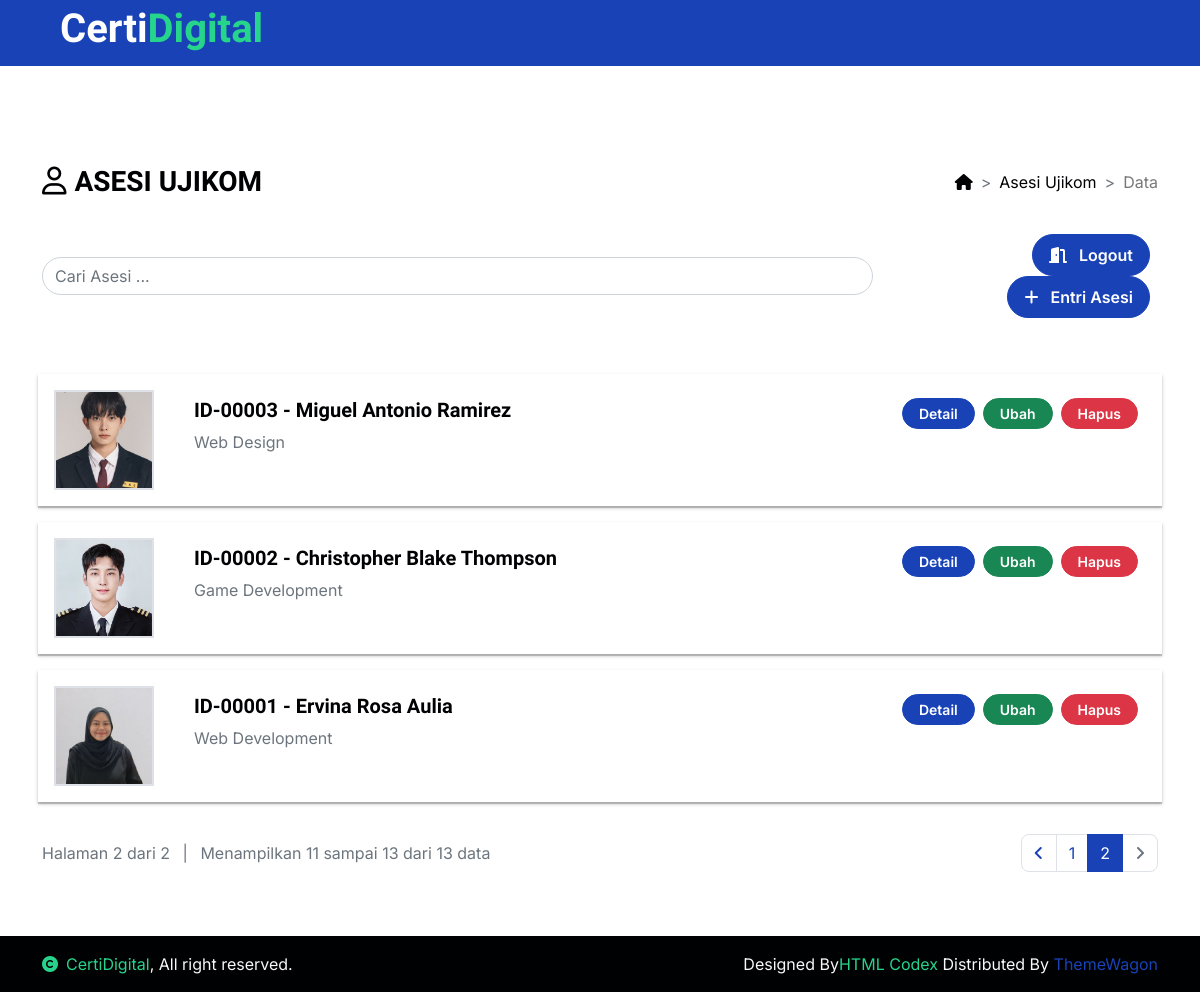
The page /crud/dashboard.php?paginasi=2 on the database its author committed.
### tables this page shows
CREATE TABLE `tbl_siswa` (
  `id_siswa` varchar(10) NOT NULL,
  `tanggal_daftar` date NOT NULL,
  `id_skema` int(11) NOT NULL,
  `nama_lengkap` varchar(100) NOT NULL,
  `jenis_kelamin` enum('Laki-laki','Perempuan') NOT NULL,
  `alamat` varchar(225) NOT NULL,
  `email` varchar(100) NOT NULL,
  `whatsapp` varchar(13) NOT NULL,
  `foto_profil` varchar(100) NOT NULL
);

CREATE TABLE `tbl_skema` (
  `id_skema` int(11) NOT NULL,
  `nama_skema` varchar(50) NOT NULL,
  `deskripsi` text NOT NULL,
  `icon` varchar(100) NOT NULL
);

### crud/view_data.php (the view, shortened to what this page needs)
<div class="d-flex flex-column flex-lg-row mt-5 mb-4">
    <div class="flex-grow-1 d-flex align-items-center">
        <h3><i class="fa-regular fa-user icon-title me-2"></i></h3>
        <h3>ASESI UJIKOM</h3>
    </div>
    <div class="ms-5 ms-lg-0 pt-lg-2">
        <nav style="--bs-breadcrumb-divider: '>';" aria-label="breadcrumb">
            <ol class="breadcrumb">
                <li class="breadcrumb-item">
                    <a href="#" class="text-dark text-decoration-none">
                        <i class="fa-solid fa-house"></i>
                    </a>
                </li>
                <li class="breadcrumb-item">
                    <a href="?halaman=data" class="text-dark text-decoration-none">
                        Asesi Ujikom
                    </a>
                </li>
                <li class="breadcrumb-item" aria-current="page">
                    Data
                </li>
            </ol>
        </nav>
    </div>
</div>
<div class="row flex-lg-row-reverse align-items-center mb-5">
    <div class="col-lg-2 col-xl-3">
        <a href="../index.php" class="btn btn-primary rounded-pill float-lg-end py-2 px-3 me-2 mb-2 mb-lg-0">
            <i class="fa-solid fa-door-open me-2"></i> Logout
        </a>
        <a href="?halaman=entri" class="btn btn-primary rounded-pill float-lg-end py-2 px-3 me-2 mb-2 mb-lg-0">
            <i class="fa-solid fa-plus me-2"></i> Entri Asesi
        </a>
    </div>
    <div class="col-lg-8 col-xl-9">
        <form action="?halaman=pencarian" method="post" class="form-search needs-validation" novalidate>
            <input type="text" name="kata_kunci" class="form-control rounded-pill" placeholder="Cari Asesi ..." autocomplete="off" required>
        </form>
    </div>
</div>
<div class="row mb-5">
    <?php
    $paginasi_halaman = (isset($_GET['paginasi'])) ? (int) $_GET['paginasi'] : 1;
    $batas = 10;
    $batas_awal = ($paginasi_halaman - 1) * $batas;
    $query = $mysqli->query("SELECT a.`id_siswa`, a.`id_skema`, b.`nama_skema`, a.`nama_lengkap`, a.`foto_profil`
                                FROM `tbl_siswa` a
                                JOIN `tbl_skema` b ON a.id_skema = b.id_skema
                                ORDER BY `id_siswa` DESC
                                LIMIT $batas_awal, $batas")
                            or die('Ada kesalahan pada query tampil data : ' . $mysqli->error);
    $rows = $query->num_rows;
    if ($rows <> 0) {
        while ($data = $query->fetch_assoc()) { ?>
            <div class="p-2">
                <div class="d-flex bg-white rounded-4 custom-shadow" style="box-shadow: 0 2px 4px rgba(0, 0, 0, 0.2), 0 2px 1px rgba(0, 0, 0, 0.2);">
                    <div class="flex-shrink-0 p-3">
                        <img src="images/<?php echo $data['foto_profil']; ?>" class="border border-2 img-fluid rounded-4" alt="Foto Profil" width="100" height="100">
                    </div>
                    <div class="p-4 flex-grow-1">
                        <h5><?php echo $data['id_siswa']; ?> - <?php echo $data['nama_lengkap']; ?></h5>
                        <p class="text-muted"><?php echo $data['nama_skema']; ?></p>
                    </div>
                    <div class="p-4">
                        <div class="d-flex flex-column flex-lg-row">
                            <a href="?halaman=detail&id=<?php echo $data['id_siswa']; ?>" class="btn btn-primary btn-sm rounded-pill px-3 me-2 mb-2 mb-lg-0"> Detail </a>
                            <a href="?halaman=ubah&id=<?php echo $data['id_siswa']; ?>" class="btn btn-success btn-sm rounded-pill px-3 me-2 mb-2 mb-lg-0"> Ubah </a>
                            <button type="button" class="btn btn-danger btn-sm rounded-pill px-3" data-bs-toggle="modal" data-bs-target="#modalHapus<?php echo $data['id_siswa']; ?>"> Hapus </button>
                        </div>
                    </div>
                </div>
            </div>
        <?php } ?>
        <div class="d-flex flex-column flex-xl-row align-items-center mt-4">
            <div class="flex-grow-1 text-center text-xl-start text-muted mb-3">
                <?php
                $query = $mysqli->query("SELECT id_siswa FROM tbl_siswa")
                                        or die('Ada kesalahan pada query jumlah data : ' . mysqli_error($mysqli));
                $jumlah_data = $query->num_rows;
                $jumlah_paginasi_halaman = ceil($jumlah_data / $batas);
                if ($jumlah_data <> 0) {
                    echo "Halaman $paginasi_halaman dari $jumlah_paginasi_halaman";
                }
                ?>
                <span class="mx-2">|</span>
                <?php
                $data_awal = ($jumlah_paginasi_halaman <> 0) ? $batas_awal + 1 : $batas_awal;
                $query = $mysqli->query("SELECT id_siswa FROM tbl_siswa LIMIT $data_awal, $batas")
                                        or die('Ada kesalahan pada query jumlah data per halaman : ' . mysqli_error($mysqli));
                $jumlah_data_per_paginasi_halaman = $query->num_rows;
                $data_akhir = ($jumlah_data_per_paginasi_halaman < $batas) ? $data_awal + $jumlah_data_per_paginasi_halaman : $batas_awal + $jumlah_data_per_paginasi_halaman;
                ?>
                Menampilkan <?php echo $data_awal; ?> sampai <?php echo $data_akhir; ?> dari <?php echo $jumlah_data; ?> data
            </div>
            <ul class="pagination justify-content-center">
                <?php
                if ($paginasi_halaman <= '1') { ?>
                    <li class="page-item pagination-pill disabled">
                        <a class="page-link" aria-label="Previous">
                            <i class="fa-solid fa-angle-left"></i>
                        </a>
                    </li>
                <?php
                }
                else { ?>
                    <li class="page-item pagination-pill">
                        <a class="page-link" href="?paginasi=<?php echo $paginasi_halaman - 1; ?>" aria-label="Previous">
                            <i class="fa-solid fa-angle-left"></i>
                        </a>
                    </li>
                <?php } ?>
                <?php
                $jumlah_button = 3;
                $nomor_awal = ($paginasi_halaman > $jumlah_button) ? $paginasi_halaman - $jumlah_button : 1;
                $nomor_akhir = ($paginasi_halaman < ($jumlah_paginasi_halaman - $jumlah_button)) ? $paginasi_halaman + $jumlah_button : $jumlah_paginasi_halaman;
                for ($x = $nomor_awal; $x <= $nomor_akhir; $x++) {
                    $link_active = ($paginasi_halaman == $x) ? 'active' : '';
                ?>
                    <li class="page-item pagination-pill <?php echo $link_active; ?>">
                        <a class="page-link" href="?paginasi=<?php echo $x; ?>"><?php echo $x; ?></a>
                    </li>
                <?php } ?>
                <?php
                if ($paginasi_halaman >= $jumlah_paginasi_halaman) { ?>
                    <li class="page-item pagination-pill disabled">
                        <a class="page-link" aria-label="Next">
                            <i class="fa-solid fa-angle-right"></i>
                        </a>
                    </li>
                <?php } ?>
            </ul>
        </div>
    <?php
    }
    else { ?>
        <div>Tidak ada data yang tersedia.</div>
    <?php } ?>
</div>

### crud/dashboard.php (shortened to what this page needs)
<?php
require_once "../config/database.php";
?>
<!DOCTYPE html>
<html lang="en">
    <head>
        <link rel="stylesheet" href="https://cdnjs.cloudflare.com/ajax/libs/font-awesome/6.2.1/css/all.min.css" />
        <link href="../assets/css/bootstrap.min.css" rel="stylesheet">
        <link href="../assets/css/style.css" rel="stylesheet">
    </head>
    <body class="d-flex flex-column min-vh-100">
        <header>
            <div class="container-fluid bg-primary">
                <div class="container" style="margin-right: 0; padding-right:0;">
                    <nav class="navbar navbar-dark navbar-expand-lg py-0">
                        <a href="dashboard.php" class="navbar-brand">
                            <h1 class="text-white fw-bold d-block">
                                Certi<span class="text-secondary">Digital</span>
                            </h1>
                        </a>
                    </nav>
                </div>
            </div>
        </header>
        <main class="flex-grow-1">
            <div class="container pt-5">
                <?php
                if (empty($_GET["halaman"]) || $_GET['halaman'] == 'data') {
                    include "view_data.php";
                }
                elseif ($_GET['halaman'] == 'entri') {
                    include "form_entry.php";
                }
                elseif ($_GET['halaman'] == 'ubah') {
                    include "form_change.php";
                }
                elseif ($_GET['halaman'] == 'detail') {
                    include "view_detail.php";
                }
                elseif ($_GET['halaman'] == 'pencarian') {
                    include "view_search.php";
                }
                ?>
            </div>
        </main>
        <footer class="mt-auto">
            <div class="container-fluid footer bg-dark wow fadeIn" data-wow-delay=".3s">
                <div class="container pt-3 pb-3">
                    <div class="row">
                        <div class="col-md-6 text-center text-md-start">
                            <span class="text-light"><a href="#" class="text-secondary"><i class="fas fa-copyright text-secondary me-2"></i>CertiDigital</a>, All right reserved.</span>
                        </div>
                        <div class="col-md-6 text-center text-md-end">
                            <span class="text-light">Designed By<a href="https://htmlcodex.com" class="text-secondary">HTML Codex</a> Distributed By <a href="https://themewagon.com">ThemeWagon</a></span>
                        </div>
                    </div>
                </div>
            </div>
        </footer>
    </body>
</html>

### assets/css/style.css (style rules this page uses)
.btn { font-weight: 600; transition: .5s; }

### rows shown on the page
tbl_siswa: foto_profil (picture), id_siswa "ID-00003", nama_lengkap "Miguel Antonio Ramirez", id_skema.nama_skema "Web Design"
tbl_siswa: foto_profil (picture), id_siswa "ID-00002", nama_lengkap "Christopher Blake Thompson", id_skema.nama_skema "Game Development"
tbl_siswa: foto_profil (picture), id_siswa "ID-00001", nama_lengkap "Ervina Rosa Aulia", id_skema.nama_skema "Web Development"

### other values the page prints
$paginasi_halaman "2"
$jumlah_paginasi_halaman "2"
$data_awal "11"
$data_akhir "13"
$jumlah_data "13"
